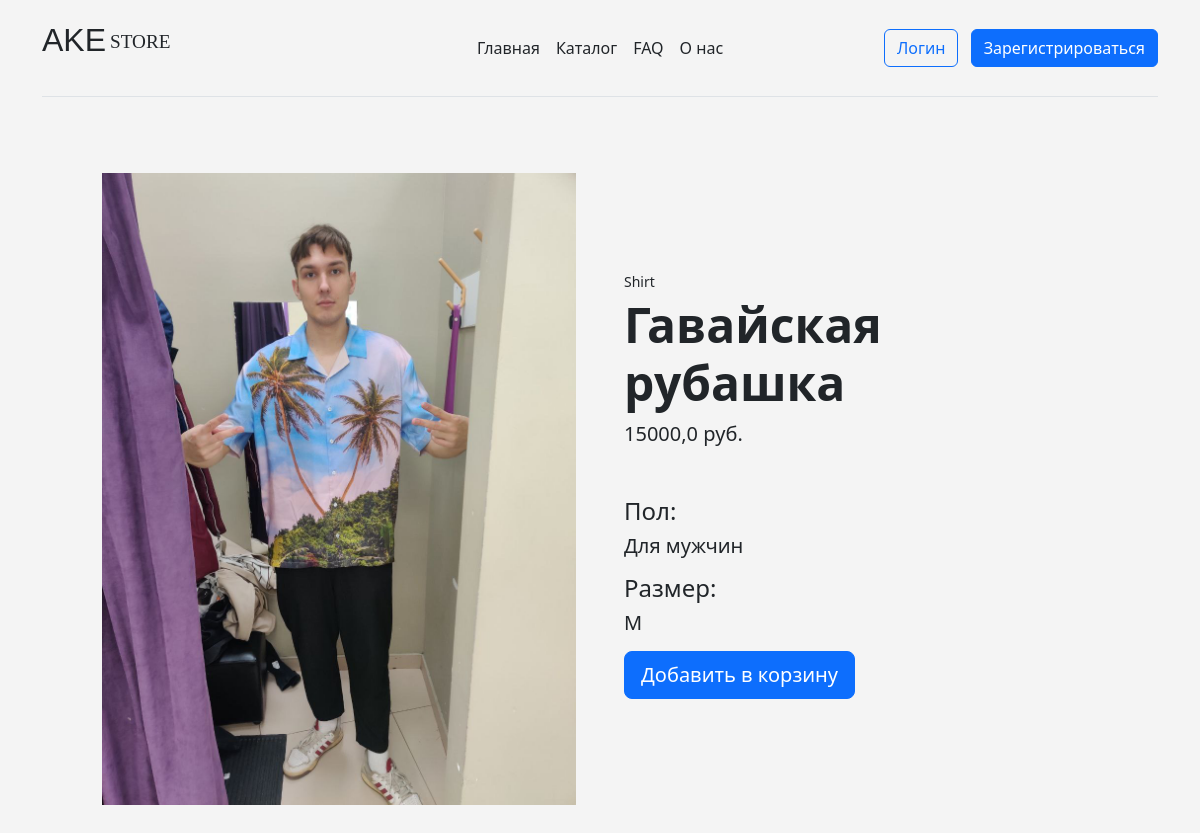
Screenshot of /product/2/ with the database file from the repository.
### main/models.py (models this page shows, shortened)
class catalog(models.Model):
    name = models.CharField("Название товара", max_length=100)
    category = models.CharField("Категория", choices=CATEGORY_CHOICES, max_length=1)
    sex = models.CharField("Пол", choices=SEX_CHOICES, max_length=1)
    size = models.CharField("Размер", choices=SIZE_CHOICES, max_length=3)
    price = models.FloatField()
    image = models.ImageField(blank=True, upload_to="static/main/images")
    def get_add_to_cart_url(self):
        return reverse("add_to_cart", kwargs={"pk": self.pk})

### main/views.py (the view)
# urls.py: path("product/<int:pk>/", views.CatalogDetailView, name="product"),
def CatalogDetailView(request, pk):
    product = catalog.objects.get(id=pk)
    return render(request, "main/product.html", {"product": product})

### main/templates/main/product.html (shortened to what this page needs)
{% extends 'main/base.html' %}
{% block content%}
<section class="py-5">
    <div class="container px-4 px-lg-5 my-1">
        <div class="row gx-4 gx-lg-5 align-items-center">
            {% load static %}
            <div class="col-md-6"><img class="card-img-top mb-5 mb-md-0" src="/{{ product.image }}" ></div>
            <div class="col-md-6">
                <div class="small mb-1">{{ product.get_category_display }}</div>
                <h1 class="display-5 fw-bolder">{{ product.name }}</h1>
                <div class="fs-5 mb-5">
                    <span>{{ product.price }} руб.</span>
                </div>
                <h4>Пол: <h4><p class="lead">{{product.get_sex_display}}</p>
                <h4>Размер: <h4><p class="lead">{{product.size}}</p>
                <div class="d-flex">
                    <a href="{{product.get_add_to_cart_url}}" class="btn btn-primary btn-lg" role="button">Добавить в корзину</a>
                </div>
            </div>
        </div>
    </div>
</section>
{% endblock %}

### main/templates/main/base.html (style rules this page uses)
body { background: #f4f4f4; }
a { text-decoration: none; }

### rows the page displays
catalog: image (picture), category "Shirt", name "Гавайская рубашка", price "15000,0", sex "Для мужчин", size "M"
